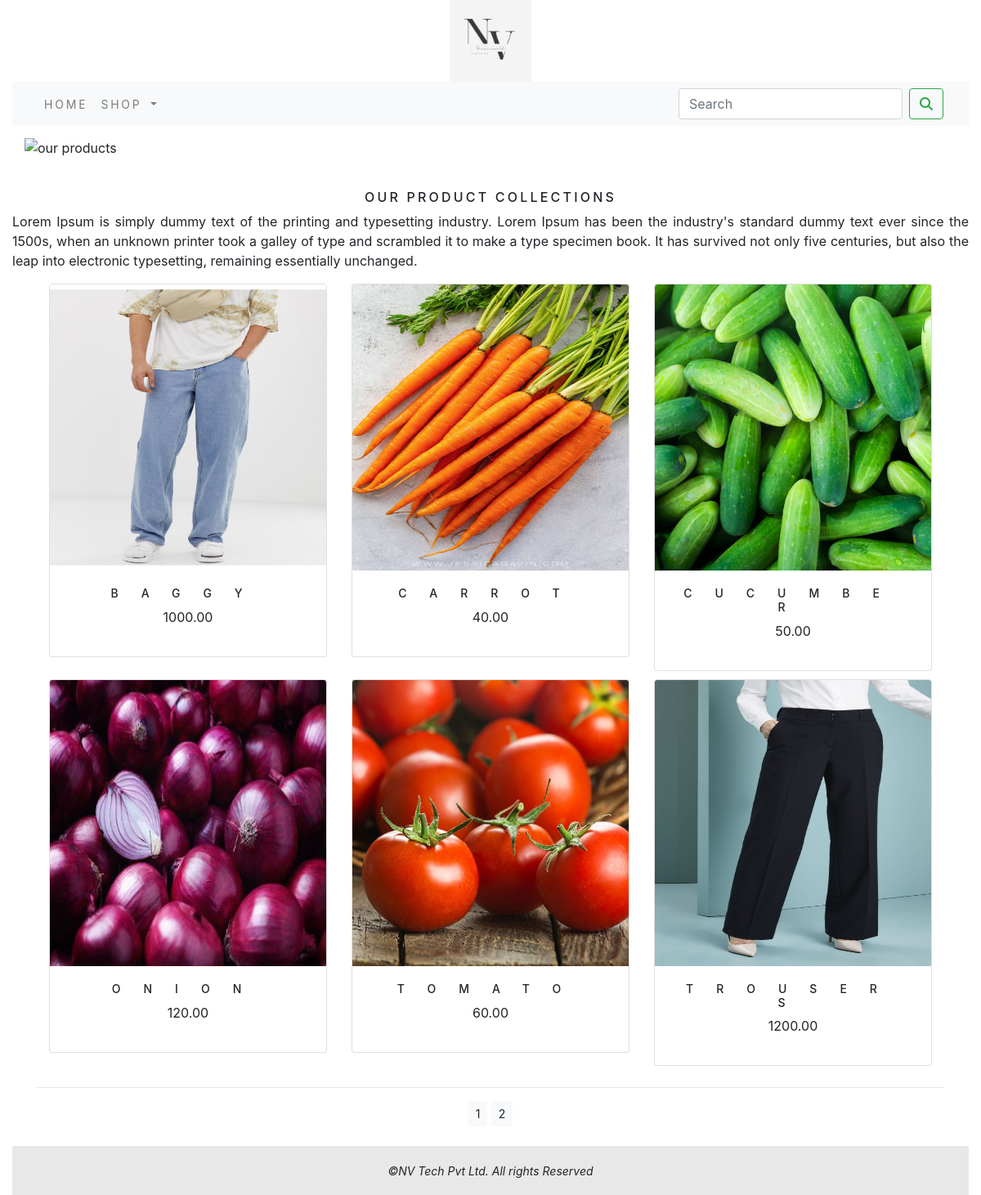
The page / on the database its author committed.
### shop/models.py (models this page shows, shortened)
class Product(models.Model):
    name = models.CharField(max_length=250, unique=True)
    slug = models.SlugField(max_length=250, unique=True)
    description = models.TextField(blank=True)
    category = models.ForeignKey(Category, on_delete=models.CASCADE)
    image = models.ImageField(upload_to='product', blank=True)
    price = models.DecimalField(max_digits=10, decimal_places=2)
    stock = models.IntegerField()
    available = models.BooleanField(default=True)
    created = models.DateTimeField(auto_now_add=True)
    updated = models.DateTimeField(auto_now=True)
    class Meta:
        ordering = ['name']
        verbose_name = 'product'
        verbose_name_plural = 'products'
    def get_url(self):
        return reverse('shop:prodCatDet',args=[self.category.slug,self.slug])

### shop/views.py (the view)
# urls.py: path('', views.allProdCat, name='allProdCat'),
def allProdCat(request,c_slug=None):
    c_page = None
    products_list = None
    if c_slug!=None:
        c_page = get_object_or_404(Category,slug=c_slug)
        products_list = Product.objects.all().filter(category=c_page,available=True)
    else:
        products_list = Product.objects.all().filter(available=True)
    paginator = Paginator(products_list,6)
    try:
        page = int(request.GET.get('page','1'))
    except:
        page = 1
    try:
        products = paginator.page(page)
    except (EmptyPage,InvalidPage):
        products = paginator.page(paginator.num_pages)
    return render(request,'category.html',{'category':c_page,'products':products})

### cart/context_processors.py (called while the page is built)
def counter(request):
    item_count = 0
    if 'admin' in request.path:
        return {}
    else:
        try:
            cart = Cart.objects.filter(cart_id=_cart_id(request))
            cart_items = CartItem.objects.all().filter(cart=cart[:1])
            for cart_item in cart_items:
                item_count += cart_item.quantity
        except Cart.DoesNotExist:
            item_count = 0
    return dict(item_count=item_count)

### cart/views.py (called while the page is built)
def _cart_id(request):
    cart = request.session.session_key
    if not cart:
        cart = request.session.create()
    return cart

### shop/context_processors.py (called while the page is built)
def menu_links(request):
    links=Category.objects.all()
    return dict(links=links)

### shop/models.py (called while the page is built)
    def get_url(self):
        return reverse('shop:products_by_category', args=[self.slug])

### templates/category.html (shortened to what this page needs)
{% extends 'base.html' %}
{% load static %}
{% block content %}
<div class="mx-auto">
    {% if category %}
        <img class="my_image" src="{{category.image.url}}" alt="{{category.name}}">
</div>
    <br>
<div>
        <h1 class="text-center my_title">{{category.name}}</h1>
        <p class="text-justify">{{category.description}}</p>
</div>
    {% else %}
<div>
        <img class="my_image my_image_padding" src="{% static 'img/banner1.png' %}" alt="our products">
</div>
    <br>
<div>
        <h1 class="text-center my_title">Our product collections</h1>
        <p class="text-justify">Lorem Ipsum is simply dummy text of the printing and typesetting industry. Lorem Ipsum has been the industry's standard dummy text ever since the 1500s, when an unknown printer took a galley of type and scrambled it to make a type specimen book. It has survived not only five centuries, but also the leap into electronic typesetting, remaining essentially unchanged.</p>
</div>
    {% endif %}
<div class="container">
    <div class="row mx-auto">
        {% for product in products.object_list %}
        <div class="my_bottom_margin col-9 col-sm-12 col-md-4 col-md-12 col-lg-4">
            <div class="card text-center" style="min-width:18rem;">
                <a href="{{product.get_url}}"><img class="card-img-top card_image" src="{{product.image.url}}" alt="{{product.name}}"></a>
            <div class="card-body">
                <h4>{{product.name}}</h4>
                <p>{{product.price}}</p>
            </div>
            </div>
        </div>
        {% endfor %}
    </div>
    <div class="mx-auto">
        {% if products.paginator.num_pages > 1 %}
        <hr>
        <div class="text-center">
            {% for pg in products.paginator.page_range %}
            <a href="?page={{pg}}" class="btn btn-light btn-sm" {% if products.number == pg %} active {% endif %}>{{pg}}</a>
            {% endfor %}
        </div>
        {% endif %}
    </div>
    <br>
</div>
{% endblock %}

### templates/base.html (shortened to what this page needs)
{% load static %}
<!DOCTYPE html>
<html lang="en">
<head>
    <link rel="stylesheet" href="{% static 'css/custom4.css' %}">
    <link rel="stylesheet" href="https://cdn.jsdelivr.net/npm/bootstrap@4.5.3/dist/css/bootstrap.min.css">
</head>
<body>
<div class="container-fluid">
{% include 'header.html' %}
{% include 'nav.html' %}
{% block content %}
{% endblock %}
</div>
{% include 'footer.html' %}
</body>
</html>

### templates/header.html
{% load static %}
<header>
    <center>
        <a href="{% url 'shop:allProdCat' %}"><img src="{% static 'img/logo.png' %}" alt="logoimage" width="100px"></a>
    </center>
</header>

### templates/nav.html (shortened to what this page needs)
<nav class="navbar navbar-expand-lg navbar-light bg-light">
    <div class="container-fluid">
      <div class="collapse navbar-collapse" id="navbarSupportedContent">
        <ul class="navbar-nav mr-auto">
          <li class="nav-item">
            <a class="nav-link" href="/">Home</a>
          </li>
          <li class="nav-item dropdown {% if 'shop' in request.path %} active {% endif %}">
            <a class="nav-link dropdown-toggle" href="#" id="navbarDropdown" role="button" data-toggle="dropdown" aria-haspopup="true" aria-expanded="false">
              Shop
            </a>
          </li>
        </ul>
        <form class="form-inline my-2 my-lg-0" action="{% url 'search_app:SearchResult' %}" method="get">
              <input class="form-control mr-sm-2" type="search" placeholder="Search" name="q" aria-label="Search">
              <button class="btn btn-outline-success my-2 my-sm-0" type="submit"><i class="fa-solid fa-magnifying-glass"></i></button>
        </form>
      </div>
    </div>
</nav>

### templates/footer.html
<div class="footer navbar-fixed-bottom my_footer">
    <p class="text-center"><i>&copy;NV Tech Pvt Ltd. All rights Reserved</i></p>
</div>

### static/css/custom4.css (style rules this page uses)
body { font-family: 'Roboto', sans-serif; }
.nav-item { letter-spacing: .2em; font-size : 14px; text-transform :uppercase; }
.my_footer { background-color:#E8E8E8; height:60px; }
.my_footer p { padding-top:20px; font-size:14px; }
.my_image { width:100%; }
.my_title { font-size:16px; text-transform:uppercase; letter-spacing:.2em; }
.my_image_padding { padding:15px; }
.my_bottom_margin { margin-bottom:10px; }
.card-body h4 { font-size:14px; text-transform:uppercase; letter-spacing:2em; }
.card_image { width:100%; height:350px; }

### rows shown on the page
Product: image (picture), name "BAGGY", price "1000.00"
Product: image (picture), name "CARROT", price "40.00"
Product: image (picture), name "CUCUMBER", price "50.00"
Product: image (picture), name "ONION", price "120.00"
Product: image (picture), name "TOMATO", price "60.00"
Product: image (picture), name "TROUSERS", price "1200.00"

### other values the page prints
{{ pg }} "1" "2"
